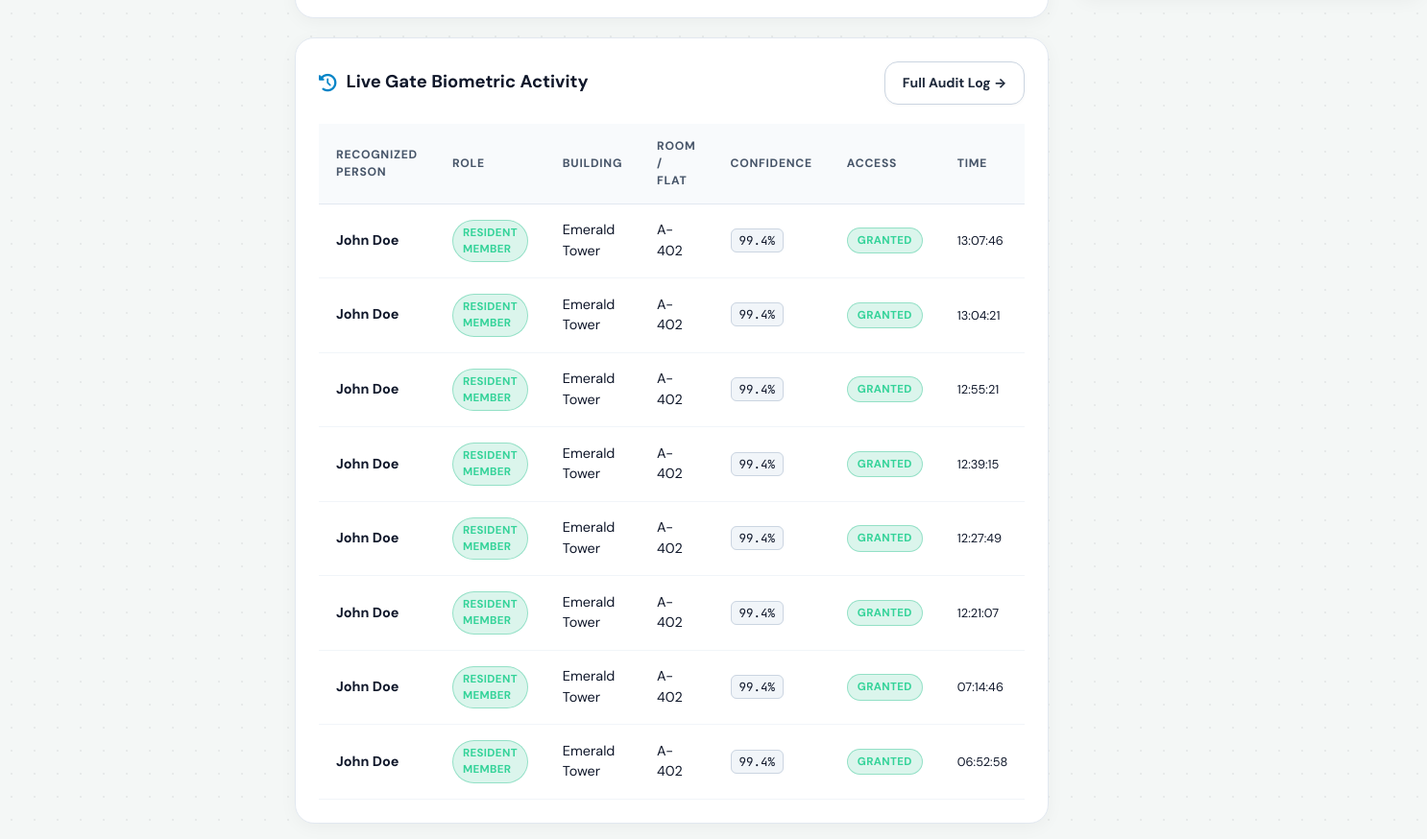
The app's page /gate/terminal/ (signed in, lower part), older data.
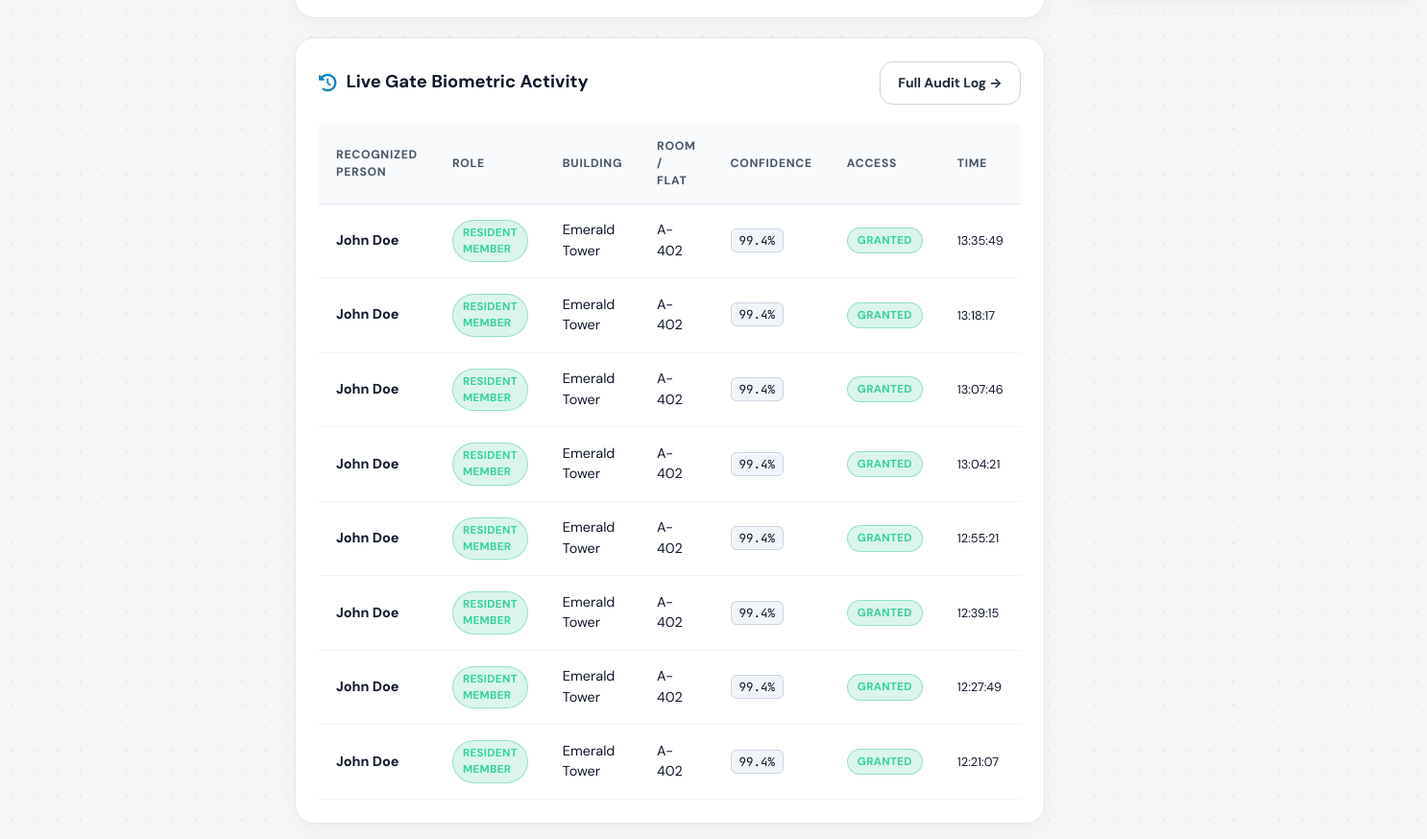
The same page, newer data.
### society_app/models.py (models this page shows, shortened)
class BiometricGateLog(models.Model):
    user = models.ForeignKey(settings.AUTH_USER_MODEL, on_delete=models.SET_NULL, null=True, blank=True)
    flat_number = models.CharField(max_length=20, blank=True, default='', help_text="Destination Unit / Flat Number")
    recognized_name = models.CharField(max_length=120)
    matched_role = models.CharField(max_length=30)
    confidence_score = models.FloatField(help_text="Confidence percentage 0-100%")
    gate_name = models.CharField(max_length=80, default="Gate 1 - Main Entry")
    timestamp = models.DateTimeField(auto_now_add=True)
    access_granted = models.BooleanField(default=True)
    capture_image = models.ImageField(upload_to='biometric_captures/', blank=True, null=True)
    notes = models.CharField(max_length=200, blank=True, default='')
    class Meta:
        ordering = ['-timestamp']

class User(AbstractUser):
    ROLE_CHOICES = (
        ('ADMIN', 'Society Admin / Committee Board'),
        ('STAFF', 'Security Gate Officer / Facility Staff'),
        ('RESIDENT', 'Resident Member'),
    )
    role = models.CharField(max_length=20, choices=ROLE_CHOICES, default='RESIDENT')
    phone_number = models.CharField(max_length=20, blank=True)
    flat_number = models.CharField(max_length=20, blank=True, help_text="e.g. A-402")
    block_tower = models.CharField(max_length=50, blank=True, help_text="e.g. Tower 1 / Emerald Block")
    family_members_count = models.PositiveIntegerField(
        default=1,
        blank=True,
        null=True,
        help_text="Total number of family members residing in this unit"
    )
    family_details = models.TextField(
        blank=True,
        default='',
        help_text="Family members description with names and ages (e.g. Jane Doe - Age 34, Tommy Doe - Age 8)"
    )
    lives_here = models.BooleanField(
        default=True,
        help_text="Specifies whether staff/resident lives on premises"
    )
    avatar = models.ImageField(upload_to='avatars/', blank=True, null=True)
    face_photo = models.ImageField(upload_to='face_profiles/', blank=True, null=True, help_text="Reference face photo for gate recognition")
    face_encoding = models.TextField(blank=True, null=True, help_text="Serialized facial feature descriptor")
    vehicle_number = models.CharField(max_length=30, blank=True, help_text="e.g. KA-01-MJ-4521")
    emergency_contact = models.CharField(max_length=50, blank=True)
    is_verified_resident = models.BooleanField(default=True)
    google_id = models.CharField(max_length=150, blank=True, null=True, help_text="Google OAuth UID/Sub")
    google_avatar_url = models.URLField(max_length=500, blank=True, null=True)
    is_google_verified = models.BooleanField(default=False)
    @property
    def is_admin_role(self):
        return self.role == 'ADMIN' or self.is_superuser
    @property
    def is_staff_role(self):
        return self.role in ['ADMIN', 'STAFF'] or self.is_staff

### society_app/views.py (the view)
# urls.py: path('gate/terminal/', views.face_terminal_view, name='face_terminal'),
@login_required
def face_terminal_view(request):
    registered_residents = User.objects.filter(face_photo__isnull=False).exclude(face_photo='')
    recent_biometric_logs = BiometricGateLog.objects.all()[:8]
    return render(request, 'gate/face_terminal.html', {
        'registered_residents': registered_residents,
        'recent_logs': recent_biometric_logs,
        'gate_name': 'Gate 1 - North Perimeter'
    })

### society_app/context_processors.py (called while the page is built)
def google_auth_settings(request):
    return {
        'GOOGLE_CLIENT_ID': getattr(settings, 'GOOGLE_CLIENT_ID', ''),
        'google_verified_user': request.session.get('google_user'),
    }

### templates/gate/face_terminal.html (shortened to what this page needs)
{% extends 'base.html' %}
{% load static %}
{% block content %}
<div class="terminal-container">
  <div style="display: flex; flex-direction: column; gap: 20px;">
    <div class="glass-panel" style="padding: 24px;">
    </div>
    <div class="glass-panel" style="padding: 24px;">
      <div class="section-header">
        <h3 class="section-title">
          <i class="fa-solid fa-clock-rotate-left" style="color: var(--accent-cyan);"></i>
          Live Gate Biometric Activity
        </h3>
        <a href="{% url 'biometric_logs' %}" class="btn btn-secondary btn-sm">Full Audit Log &rarr;</a>
      </div>
      <div class="table-responsive">
        <table class="glass-table">
          <thead>
            <tr>
              <th>Recognized Person</th>
              <th>Role</th>
              <th>Building</th>
              <th>Room / Flat</th>
              <th>Confidence</th>
              <th>Access</th>
              <th>Time</th>
            </tr>
          </thead>
          <tbody id="liveLogsTbody">
            {% for log in recent_logs %}
            <tr>
              <td><strong>{{ log.recognized_name }}</strong></td>
              <td><span class="badge {% if log.access_granted %}badge-resolved{% else %}badge-urgent{% endif %}">{{ log.matched_role }}</span></td>
              <td style="color: var(--accent-cyan);">{{ log.user.block_tower|default:"—" }}</td>
              <td>{{ log.user.flat_number|default:"Gate Review" }}</td>
              <td><span class="badge-code">{{ log.confidence_score|floatformat:1 }}%</span></td>
              <td>
                <span class="badge {% if log.access_granted %}badge-resolved{% else %}badge-urgent{% endif %}">
                  {% if log.access_granted %}GRANTED{% else %}DENIED{% endif %}
                </span>
              </td>
              <td style="color: var(--text-dim); font-size: 0.8rem;">{{ log.timestamp|date:"H:i:s" }}</td>
            </tr>
            {% empty %}
            <tr>
              <td colspan="7" style="text-align: center; color: var(--text-dim);">No biometric logs recorded yet.</td>
            </tr>
            {% endfor %}
          </tbody>
        </table>
      </div>
    </div>
  </div>
  <div style="display: flex; flex-direction: column; gap: 24px;">
  </div>
</div>
{% endblock %}

Row changes from the older to the newer data that the page shows:
no longer on this page (row unchanged): BiometricGateLog: recognized_name "John Doe", matched_role "RESIDENT MEMBER", user.block_tower "Emerald Tower", user.flat_number "A-402", confidence_score "99.4", access_granted "GRANTED", timestamp "07:14:46"
no longer on this page (row unchanged): BiometricGateLog: recognized_name "John Doe", matched_role "RESIDENT MEMBER", user.block_tower "Emerald Tower", user.flat_number "A-402", confidence_score "99.4", access_granted "GRANTED", timestamp "06:52:58"
added BiometricGateLog: recognized_name "John Doe", matched_role "RESIDENT MEMBER", user.block_tower "Emerald Tower", user.flat_number "A-402", confidence_score "99.4", access_granted "GRANTED", timestamp "13:35:49"
added BiometricGateLog: recognized_name "John Doe", matched_role "RESIDENT MEMBER", user.block_tower "Emerald Tower", user.flat_number "A-402", confidence_score "99.4", access_granted "GRANTED", timestamp "13:18:17"
